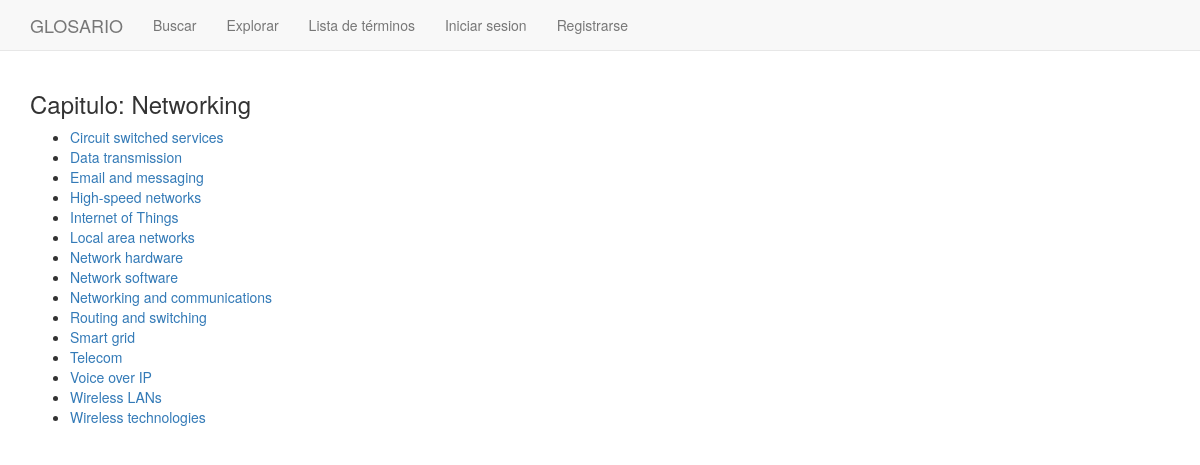
Page /chapters_list/Networking/ on the committed database.
### glosario/models.py (models this page shows, shortened)
class Chapter(models.Model):
    class Meta:
        permissions = (("can_create_chapter","Can create chapter"),)
    chapter_name = models.CharField(max_length=100, unique=True)

class Theme(models.Model):
    class Meta:
        permissions = (("can_create_theme","Can create theme"),)
    theme_name = models.CharField(max_length=100, unique=True)
    parent_chapter = models.ForeignKey(Chapter, related_name = 'child_themes')
    def __str__(self):
        return self.theme_name

### glosario/views.py (the view)
# urls.py: url(r'^chapters_list/(?P<chapter>[-\w\s]+)/$', views.ThemesInChapterView.as_view(),name='chapter_detail'),
class ThemesInChapterView(TemplateView):
    template_name = 'glosario/themes_in_chapter.html'
    def get(self, request, *args, **kwargs):
        chapter = self.kwargs['chapter']
        this_chapter = get_object_or_404(Chapter, chapter_name=chapter)
        themes_set = this_chapter.child_themes.all().order_by(Lower('theme_name'))
        context = {'this_chapter': chapter,
                'themes_set': themes_set}
        return self.render_to_response(context)

### glosario/templates/glosario/themes_in_chapter.html
{% extends "base.html" %}
{% block content %}
    <h3>Capitulo: {{this_chapter}}</h3>
      <ul>
      {% for theme in themes_set %}
          <li><a href="{{theme.theme_name}}">{{ theme }}</a></li>
      {% endfor %}
      </ul>
{% endblock %}

### rows in the picture
Chapter: chapter_name "Networking"
Theme: theme_name "Circuit switched services"
Theme: theme_name "Data transmission"
Theme: theme_name "Email and messaging"
Theme: theme_name "High-speed networks"
Theme: theme_name "Internet of Things"
Theme: theme_name "Local area networks"
Theme: theme_name "Network hardware"
Theme: theme_name "Network software"
Theme: theme_name "Networking and communications"
Theme: theme_name "Routing and switching"
Theme: theme_name "Smart grid"
Theme: theme_name "Telecom"
Theme: theme_name "Voice over IP"
Theme: theme_name "Wireless LANs"
Theme: theme_name "Wireless technologies"
